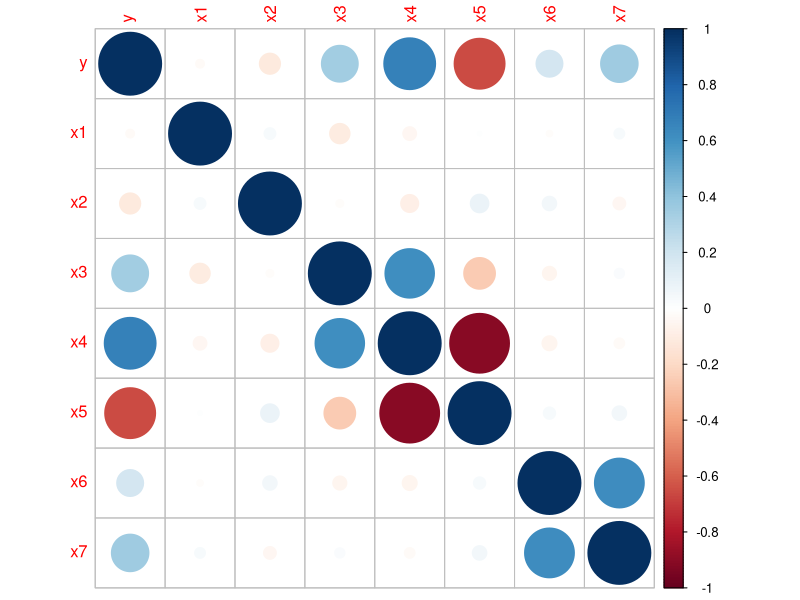
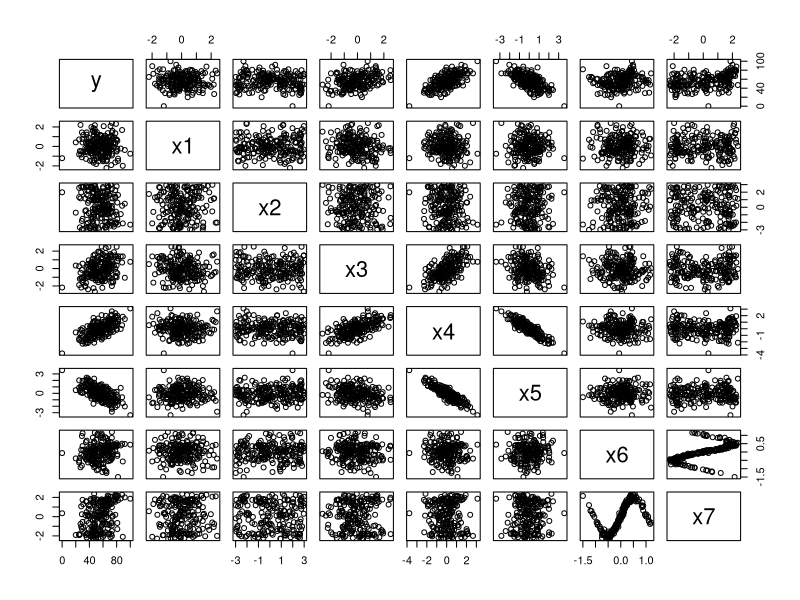
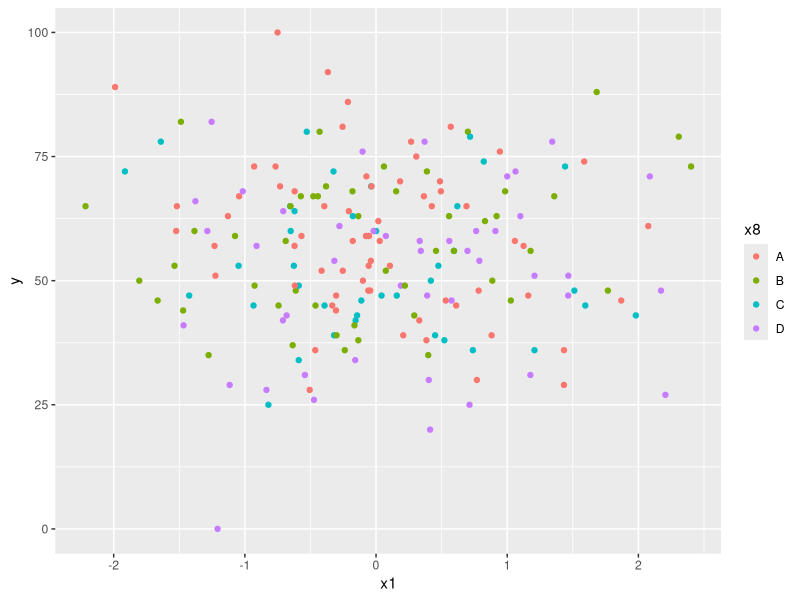
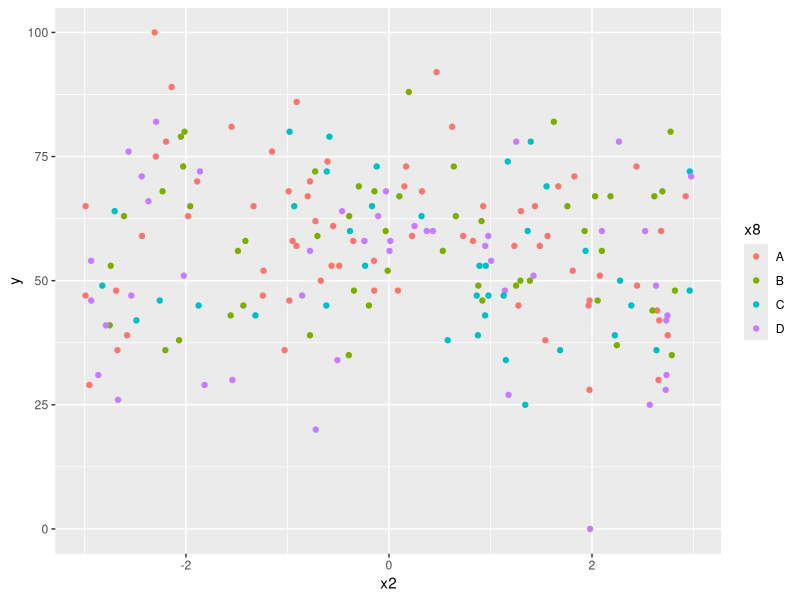
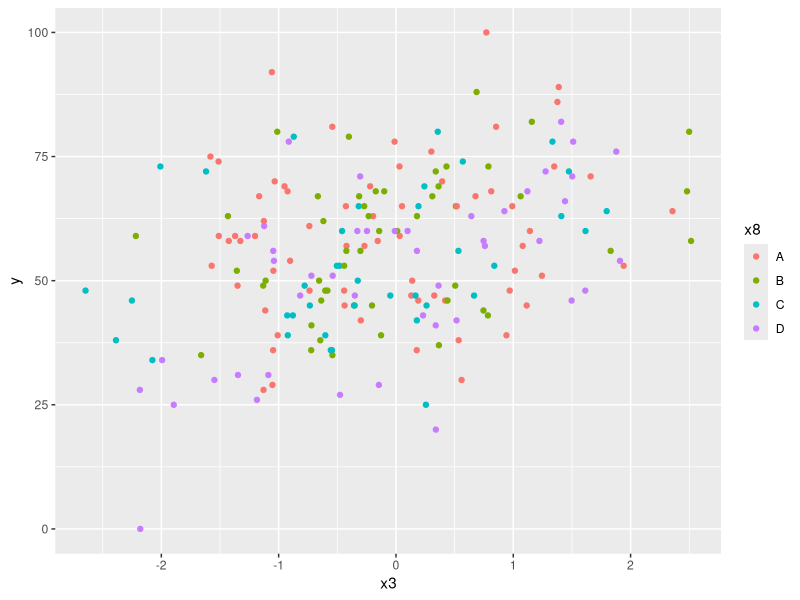
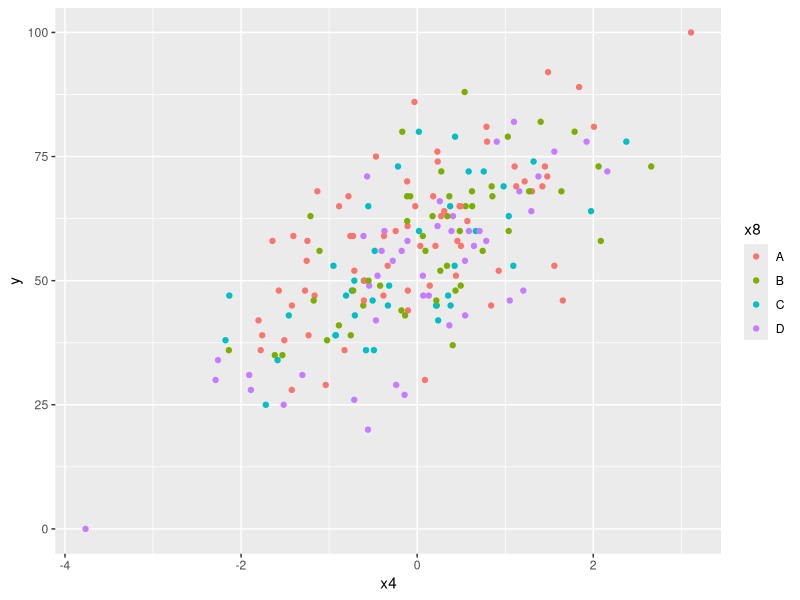
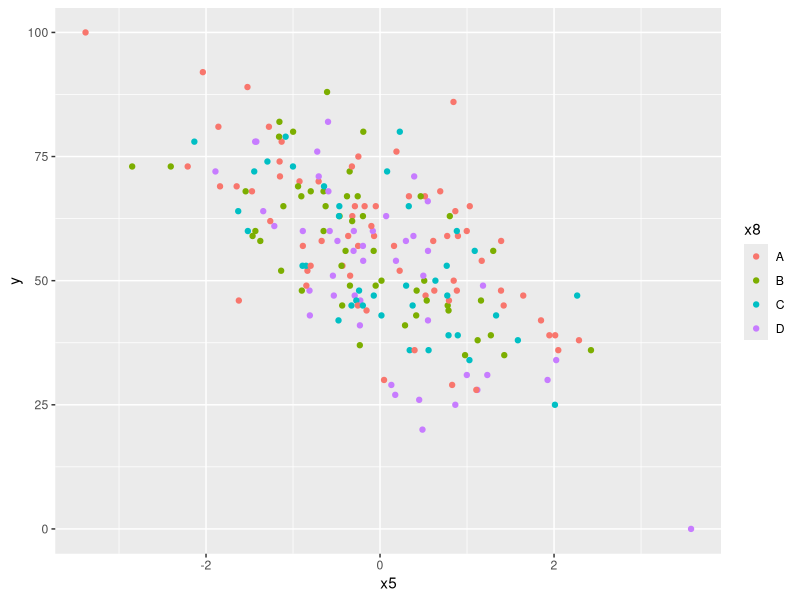
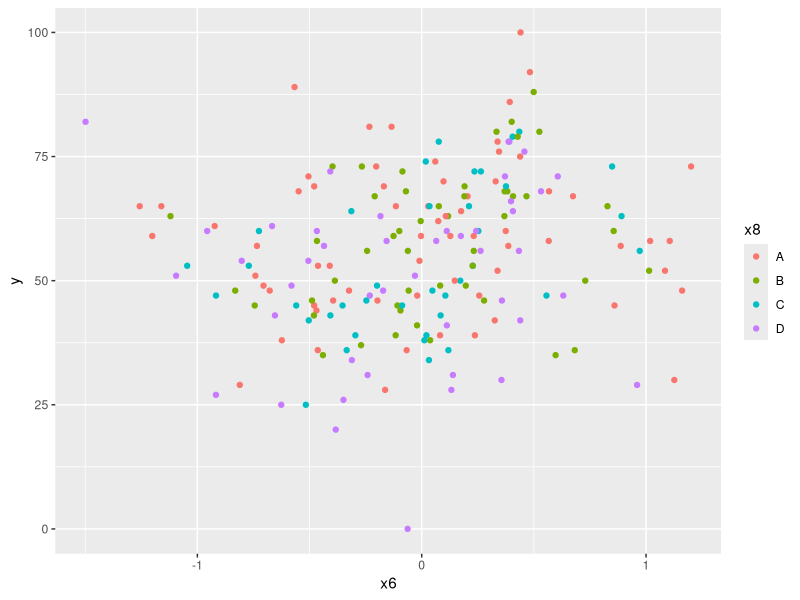

R code for these plots, in order:
## ---- chunk 1
library(corrplot)
library(dplyr)
library(ggplot2)
## ---- chunk 2
data <- read.csv("FP_Data.csv")
df <- as.data.frame(data)
## ---- chunk 3
names(df)
## ---- chunk 4
corrplot(cor(select(df, -x8)))
## ---- chunk 5
pairs(select(df, -x8))
## ---- chunk 6
df %>%
  ggplot(aes(x = x1, y = y, color = x8)) +
  geom_point()
## ---- chunk 7
df %>%
  ggplot(aes(x = x2, y = y, color = x8)) +
  geom_point()
## ---- chunk 8
df %>%
  ggplot(aes(x = x3, y = y, color = x8)) +
  geom_point()
## ---- chunk 9
df %>%
  ggplot(aes(x = x4, y = y, color = x8)) +
  geom_point()
## ---- chunk 10
df %>%
  ggplot(aes(x = x5, y = y, color = x8)) +
  geom_point()
## ---- chunk 11
df %>%
  ggplot(aes(x = x6, y = y, color = x8)) +
  geom_point()
## ---- chunk 12
df %>%
  ggplot(aes(x = x7, y = y, color = x8)) +
  geom_point()
## ---- chunk 13
df %>%
  ggplot(aes(x = x8, y = y, fill = x8)) +
  geom_boxplot() +
  theme(
    legend.position = "none"
  )
## ---- chunk 14
df %>%
  ggplot(aes(x = y)) +
  geom_histogram(bins = 15, aes(y = after_stat(density))) +
  stat_function(
    fun = dnorm,
    args = list(mean = mean(df$y), sd = sd(df$y)),
    color = "red",
    linewidth = 1
  )
## ---- chunk 15
df %>%
  ggplot(aes(x = y, fill = x8)) +
  geom_histogram(bins = 10) +
  facet_wrap(~x8)
## ---- chunk 16
xtabs(~x8, df)
## ---- chunk 17
df %>%
  filter(x8 == "A" | x8 == "C") %>%
  ggplot(aes(x = y)) +
  geom_histogram(bins = 10, fill = "steelblue") +
  labs(
    title = ("Distribution of y when x8 is B or D")
  )
## ---- chunk 18
df %>%
  filter(x8 == "B" | x8 == "D") %>%
  ggplot(aes(x = y)) +
  geom_histogram(bins = 10, fill = "steelblue") +
  labs(
    title = "Distribution of y when x8 is B or D"
  )
## ---- chunk 19
df %>%
  ggplot(aes(x = x3, y = x4, color = x8)) +
  geom_point()
## ---- chunk 20
df %>%
  ggplot(aes(x = x4, y = x5, color = x8)) +
  geom_point()
## ---- chunk 21
df %>%
  ggplot(aes(x = x6, y = x7, color = x8)) +
  geom_point()
## ---- chunk 22
baseline_model <- lm(y ~ ., data = df)
summary(baseline_model)
